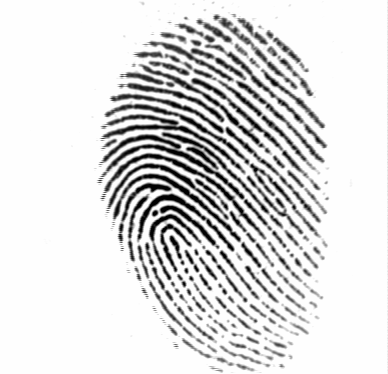
#> input picture right_print1.tif, 388 x 374 px
$ python testing.py   (older library calls are emulated)
#> lines starting #> are read from the running program, lines starting #| are printed output that depends on the picture; long printed decimals are rounded
### prf.py
import cv2
import numpy as np
import pickle
import hashlib


def gabor_filter(image, wavelength, orientation, kernel_size):
    kernel = cv2.getGaborKernel((kernel_size, kernel_size), wavelength, orientation, kernel_size/3, 0.5, 0, ktype=cv2.CV_32F)
    filtered = cv2.filter2D(image, cv2.CV_8UC1, kernel)
    return filtered

image = cv2.imread('right_print1.tif', 0)
#> image is the input picture: shape (374, 388); min 1, max 254, mean 220.7

# Apply Gabor filter
wavelengths = [10, 20, 30]
orientations = [0, 45, 90, 135]
kernel_size = 9
features = []
final_values = []
for wavelength in wavelengths:
    for orientation in orientations:
        filtered = gabor_filter(image, wavelength, orientation, kernel_size)
        features.append(filtered)
        final_values.append((wavelength,orientation))
#> this loop made 3 passes
#> pass 1, in gabor_filter (call 4), `filtered = cv2.filter2D(image, cv2.CV_8UC1, kernel)`:
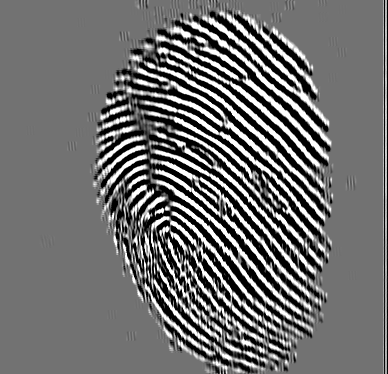
#> filtered: shape (374, 388); min 0, max 255, mean 110.7
#> after the loop, features = 12 items; final_values = [(10, 0), (10, 45), (10, 90), (10, 135), (20, 0), (20, 45), (20, 90), (20, 135), (30, 0), (30, 45), (30, 90), (30, 135)]

features = np.array(features)
# cv2.imwrite('og_gabor_image.jpg', features[-4])
# print('gabor features',len(features))
# print("final:", final_values[-4])

degree = 10
# Flatten the features and perform Lagrange interpolation to generate the polynomial coefficients
feature_data = np.array([f.flatten() for f in features])
print(len(feature_data))
#| 12
coefficients = np.zeros(degree + 1)
for i in range(len(feature_data)):
    term = feature_data[i]
    for j in range(len(feature_data)):
        if j != i:
            term = term*((i - j) / (i - j))

    m = 11
    x = int(np.ceil(term.size / m))
    diff = (x*11)-len(term)
    term = np.append(term,[0 for i in range(diff)])
    term = np.array(term).reshape((11, int(len(term)/11)))

    term_sum = np.sum(term, axis=1)
    coefficients += term_sum
#> this loop made 12 passes
#> term_sum on passes 2, 6, 10: [0, 41, 801, 6358, 10049, 14291, 17055, 223, 0, 0, 0], [0, 23, 736, 6122, 9478, 12800, 16347, 162, 0, 0, 0], [0, 20, 730, 6072, 9381, 12553, 16226, 151, 0, 0, 0]
coefficients /= np.max(coefficients)
#> coefficients = [0.895, 0.923, 0.927, 0.949, 0.972, 0.98, 1, 0.988, 0.947, 0.924, 0.878]
print('coeff : ', coefficients)
#| coeff :  [0.8954 0.923 0.9275 0.9491  0.9719 0.9801
#|  1.         0.9881 0.9469 0.9245 0.8785  ]

def store(vault, filename):
    with open(filename, 'wb') as f:
        pickle.dump(vault, f)


def custom_prf(key, data, output_len):
    concatenated = key + data

    output = b''
    while len(output) < output_len:
        hash_value = hashlib.sha256(concatenated).digest()
        output += hash_value
        concatenated = hash_value

    output = output[:output_len]

    return output


def add_noise(features, key, noise_sd=0.1):
    output_len = 256
    noise = np.frombuffer(custom_prf(key, features, output_len), dtype=np.uint8)
    noise = noise[:features.size]
    noise = noise.reshape(features.shape) / 255.0 * noise_sd
    return features + noise


# # Add PRF output to the polynomial coefficients
# key = [100, 200, 300, 400, 1, 2, 3, 4, 5, 6, 7]
# noisy_coefficients = add_noise(coefficients, key)

# # Store the noisy coefficients in a vault
# store(noisy_coefficients, 'og_vault.pickle')


def vault_gen(image_path, testing):
    image = cv2.imread(image_path, 0)
    if testing:
        mode = 'test'
    else:
        mode = 'og'
    # Apply Gabor filter
    wavelengths = [10, 20, 30]
    orientations = [0, 45, 90, 135]
    kernel_size = 9
    features = []
    final_values = []
    for wavelength in wavelengths:
        for orientation in orientations:
            filtered = gabor_filter(image, wavelength, orientation, kernel_size)
            features.append(filtered)
            final_values.append((wavelength,orientation))

    features = np.array(features)
    # cv2.imwrite(f'{mode}_gabor_image_{image_path}.jpg', features[-4])
    # print(f'gabor features for {image_path}',len(features[-4]))
    print(final_values)
    print(features)


    degree = 10
    # Flatten the features and perform Lagrange interpolation to generate the polynomial coefficients
    feature_data = np.array([f.flatten() for f in features])
    coefficients = np.zeros(degree + 1)
    for i in range(len(feature_data)):
        term = feature_data[i]
        for j in range(len(feature_data)):
            if j != i:
                term = term*((i - j) / (i - j))

        m = 11
        x = int(np.ceil(term.size / m))
        diff = (x*11)-len(term)
        term = np.append(term,[0 for i in range(diff)])
        term = np.array(term).reshape((11, int(len(term)/11)))

        term_sum = np.sum(term, axis=1)
        coefficients += term_sum
    coefficients /= np.max(coefficients)
    # print('coeff : ', coefficients)

    # Add PRF output to the polynomial coefficients
    key = [100, 200, 300, 400, 1, 2, 3, 4, 5, 6, 7]
    noisy_coefficients = add_noise(coefficients, key)
    image_path = image_path[22:-4]
    vault_path = f'./{mode}/{mode}_vault_{image_path}.pickle'
    # Store the noisy coefficients in a vault
    store(noisy_coefficients,vault_path)

    return vault_path

### authentication.py
import pickle
import numpy as np

def retrieve(filename):
    with open(filename, 'rb') as f:
        vault = pickle.load(f)

    return vault

# [14 lines of commented-out code are left out]


def auth(og_vault_path, test_vault_path):
    # Retrieve from the vault
    og_vault = retrieve(og_vault_path)
    print('OG vault : ', og_vault)

    test_vault = retrieve(test_vault_path)
    print('Test vault : ', test_vault)
    # Compare the stored polynomial coefficients with the user's coefficients
    threshold = 0.1
    difference = np.abs(og_vault - test_vault)
    auth_result = 10
    if np.max(difference) < threshold:
        # print('Authentication successful')
        auth_result=1
    else:
        # print('Authentication failed')
        auth_result=0

    return auth_result

### testing.py
from prf import *
from authentication import *
import os

filepath = 'CrossMatch_Sample_DB'
files = [file for file in os.listdir(filepath)]
accuracy_dict = {}
for i in range(51):
    set8 = files[:8]
    print(len(set8))
    files = files[8:]
    set8_acc = []
    for file in set8:
        og_vault_path = vault_gen(f'CrossMatch_Sample_DB/{file}', 0)      #creating vault
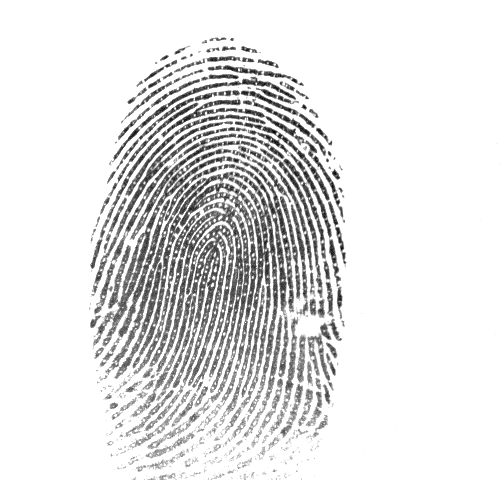
#> input picture CrossMatch_Sample_DB/012_3_6.tif, 504 x 480 px
#> in vault_gen, image is the input picture: shape (480, 504); min 0, max 255, mean 227.3
#> the loop in vault_gen, `for wavelength in wavelengths:` made 3 passes
#> pass 1, in gabor_filter (call 13), `filtered = cv2.filter2D(image, cv2.CV_8UC1, kernel)`:
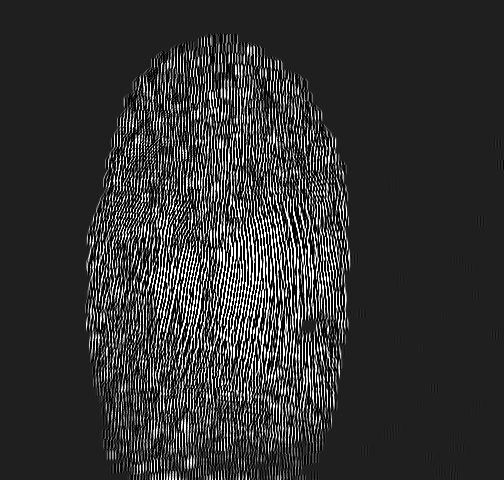
#> filtered: shape (480, 504); min 0, max 255, mean 50.1
#> pass 1, in gabor_filter (call 14), `filtered = cv2.filter2D(image, cv2.CV_8UC1, kernel)`:
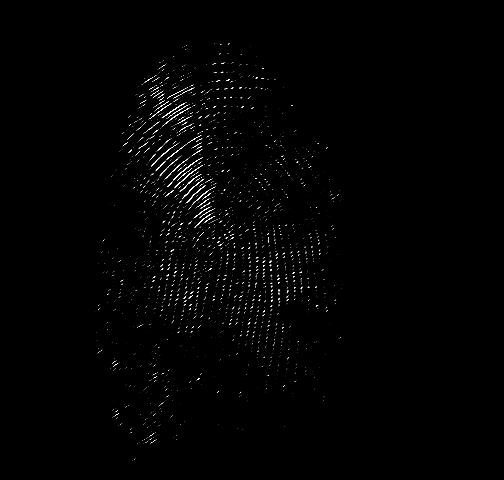
#> filtered: shape (480, 504); min 0, max 255, mean 2.9
#> pass 1, in gabor_filter (call 15), `filtered = cv2.filter2D(image, cv2.CV_8UC1, kernel)`:
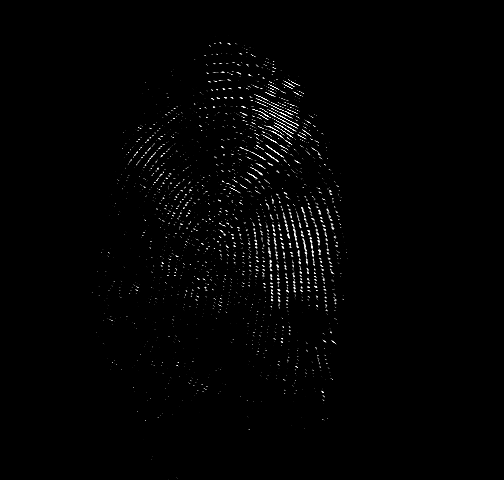
#> filtered: shape (480, 504); min 0, max 255, mean 3
#> pass 1, in gabor_filter (call 16), `filtered = cv2.filter2D(image, cv2.CV_8UC1, kernel)`:
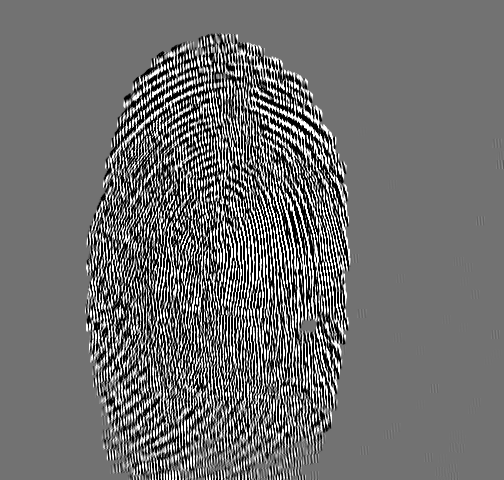
#> filtered: shape (480, 504); min 0, max 255, mean 111.5
#> after the loop in vault_gen, `for wavelength in wavelengths:`: features = 12 items
#| [(10, 0), (10, 45), (10, 90), (10, 135), (20, 0), (20, 45), (20, 90), (20, 135), (30, 0), (30, 45), (30, 90), (30, 135)]
#> (printed output is left out)
#> the loop in vault_gen, `for i in range(len(feature_data)):` made 12 passes
#> in vault_gen, `coefficients /= np.max(coefficients)`: coefficients = [0.683, 0.77, 0.877, 0.902, 0.917, 0.994, 1, 0.906, 0.877, 0.827, 0.761]
#> in custom_prf, `concatenated = key + data`: concatenated = [100.7, 200.8, 300.9, 400.9, 1.92, 2.99, 4, 4.91, 5.88, 6.83, 7.76]
#> in add_noise, `noise = np.frombuffer(custom_prf(key, features, output_len), dtype=np...`: noise = 256 values, max 255 at index 74, min 0 at index 124, mean 124.1
#> in add_noise, `noise = noise[:features.size]`: noise = [114, 74, 229, 62, 232, 129, 14, 231, 181, 66, 244]
#> in add_noise, `noise = noise.reshape(features.shape) / 255.0 * noise_sd`: noise = [0.0447, 0.029, 0.0898, 0.0243, 0.091, 0.0506, 0.00549, 0.0906, 0.071, 0.0259, 0.0957]
#> in vault_gen, `noisy_coefficients = add_noise(coefficients, key)`: noisy_coefficients = [0.728, 0.799, 0.967, 0.926, 1.01, 1.04, 1.01, 0.997, 0.947, 0.853, 0.857]
        test_vault_path = vault_gen(f'CrossMatch_Sample_DB/{file}', 1)      #testing vault
#> the loop in vault_gen (call 2), `for wavelength in wavelengths:` made 3 passes
#> pass 2, in gabor_filter (call 29), `filtered = cv2.filter2D(image, cv2.CV_8UC1, kernel)`:
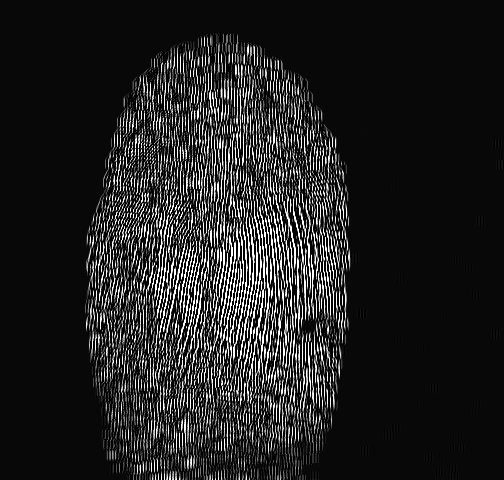
#> filtered: shape (480, 504); min 0, max 255, mean 34
#| [(10, 0), (10, 45), (10, 90), (10, 135), (20, 0), (20, 45), (20, 90), (20, 135), (30, 0), (30, 45), (30, 90), (30, 135)]
#> (printed output is left out)
#> the loop in vault_gen (call 2), `for i in range(len(feature_data)):` made 12 passes
        result = auth(og_vault_path, test_vault_path)
        set8_acc.append(result)
    accuracy_dict[f'Set_{i}'] = sum(set8_acc)/8

print(accuracy_dict)
